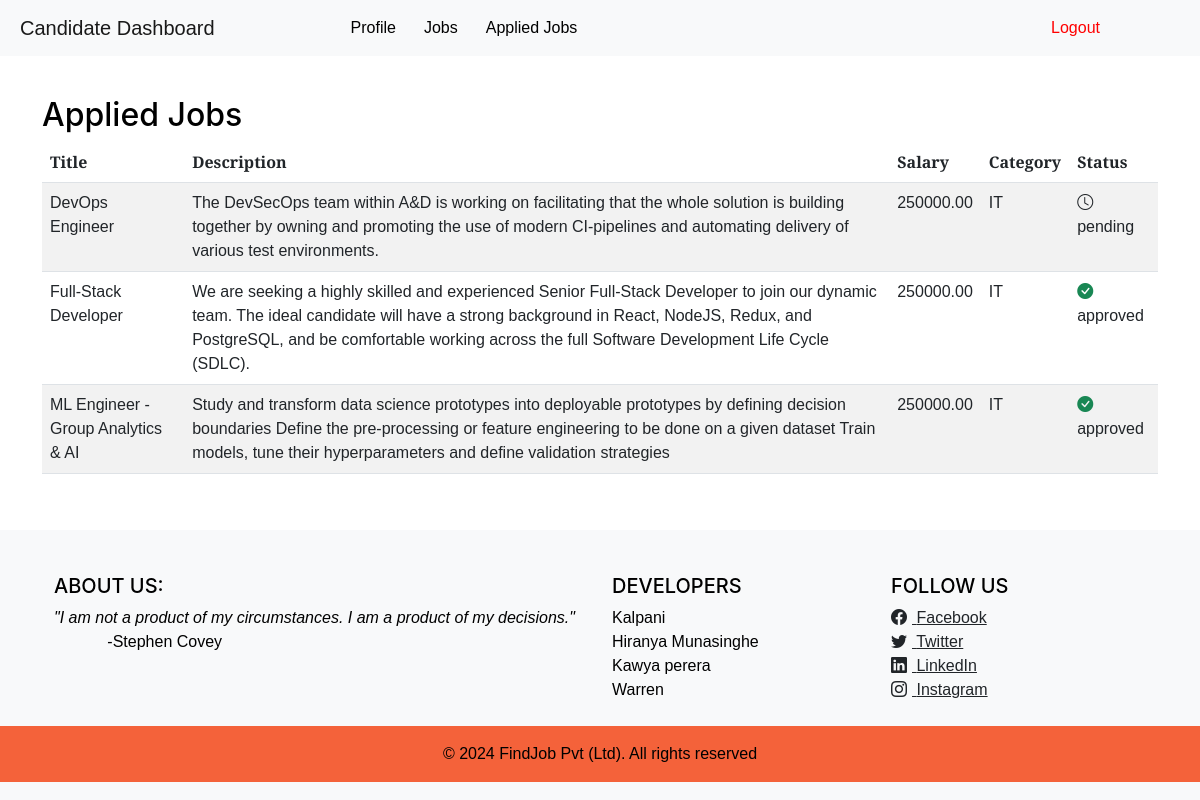
Page /candidate/applied_jobs.php (signed in) on the committed database.
### tables this page shows
CREATE TABLE IF NOT EXISTS `applications` (
  `application_id` int NOT NULL AUTO_INCREMENT,
  `job_id` int NOT NULL,
  `candidate_id` int NOT NULL,
  `date_applied` timestamp NULL DEFAULT CURRENT_TIMESTAMP,
  `status` varchar(20) DEFAULT 'pending',
  PRIMARY KEY (`application_id`),
  KEY `job_id` (`job_id`),
  KEY `candidate_id` (`candidate_id`)
);

CREATE TABLE IF NOT EXISTS `jobs` (
  `job_id` int NOT NULL AUTO_INCREMENT,
  `company_id` int NOT NULL,
  `title` varchar(100) NOT NULL,
  `description` text,
  `requirements` text,
  `salary` decimal(10,2) DEFAULT NULL,
  `category` varchar(50) DEFAULT NULL,
  `date_posted` timestamp NULL DEFAULT CURRENT_TIMESTAMP,
  `location` varchar(100) DEFAULT NULL,
  PRIMARY KEY (`job_id`),
  KEY `company_id` (`company_id`)
);

### includes/functions.php (called while the page is built, shortened)
<?php
function getAppliedJobsForCandidate($user_id) {
    $db = dbConnect();
    $sql = "SELECT j.job_id, j.title, j.description, j.salary, j.category, a.status
            FROM jobs j
            INNER JOIN applications a ON j.job_id = a.job_id
            WHERE a.candidate_id = ?
            ORDER BY a.date_applied DESC";
    $stmt = $db->prepare($sql);
    $stmt->bind_param("i", $user_id);
    $stmt->execute();
    $result = $stmt->get_result();
    $applied_jobs = [];
    while ($row = $result->fetch_assoc()) {
        $applied_jobs[] = $row;
    }
    return $applied_jobs;
}
?>

### candidate/applied_jobs.php (the view, shortened to what this page needs)
<?php
require_once '../includes/functions.php';
$user_id = $_SESSION['user_id'];
$applied_jobs = getAppliedJobsForCandidate($user_id);
?>
<!DOCTYPE html>
<html lang="en">
<head>
    <link rel="stylesheet" href="../assets/index/css/styles.css">
    <link href="https://cdn.jsdelivr.net/npm/bootstrap-icons@1.5.0/font/bootstrap-icons.css" rel="stylesheet" />
    <link href="https://cdnjs.cloudflare.com/ajax/libs/SimpleLightbox/2.1.0/simpleLightbox.min.css" rel="stylesheet" />
    <link href="../assets/index/css/styles.css" rel="stylesheet" />
</head>
<body>
    <?php include '../templates/can_navbar.php'; ?>
    <br><br>
    <div class="container mt-5">
        <main class="flex-shrink-0">
            <h2>Applied Jobs</h2>
            <table class="table table-striped">
                <thead>
                    <tr>
                        <th>Title</th>
                        <th>Description</th>
                        <th>Salary</th>
                        <th>Category</th>
                        <th>Status</th>
                    </tr>
                </thead>
                <tbody>
                    <?php foreach ($applied_jobs as $job): ?>
                        <tr>
                            <td><?php echo htmlspecialchars($job['title']); ?></td>
                            <td><?php echo htmlspecialchars($job['description']); ?></td>
                            <td><?php echo htmlspecialchars($job['salary']); ?></td>
                            <td><?php echo htmlspecialchars($job['category']); ?></td>
                            <td>
                                <?php
                                $status = htmlspecialchars($job['status']);
                                $status_icon = '';
                                switch ($status) {
                                    case 'pending':
                                        $status_icon = '<i class="bi bi-clock"></i>';
                                        break;
                                    case 'approved':
                                        $status_icon = '<i class="bi bi-check-circle-fill text-success"></i>';
                                        break;
                                }
                                echo $status_icon . ' ' . $status;
                                ?>
                            </td>
                        </tr>
                    <?php endforeach; ?>
                </tbody>
            </table>
        </main>
    </div>
    <?php include '../templates/footer.php'; ?>
</body>
</html>

### candidate/applied_jobs.php (style rules this page uses)
html, body { height: 100%; }
body { display: flex; flex-direction: column; font-family: 'Merriweather Sans', sans-serif; color: #000; padding-top: 0; margin: 0; min-height: 100vh; }
main { flex: 1; padding-bottom: 40px; }

### rows in the picture
applications: job.title "DevOps Engineer", job.description "The DevSecOps team within A&D is working on facilitating that the whole solution is building together by owning and promoting the use of modern CI-pipelines and automating delivery of various test environments.", job.salary "250000.00", job.category "IT", status "pending"
applications: job.title "Full-Stack Developer", job.description "We are seeking a highly skilled and experienced Senior Full-Stack Developer to join our dynamic team. The ideal candidate will have a strong background in React, NodeJS, Redux, and PostgreSQL, and be comfortable working across the full Software Development Life Cycle (SDLC).", job.salary "250000.00", job.category "IT", status "approved"
applications: job.title "ML Engineer - Group Analytics & AI", job.description "Study and transform data science prototypes into deployable prototypes by defining decision boundaries Define the pre-processing or feature engineering to be done on a given dataset Train models, tune their hyperparameters and define validation strategies", job.salary "250000.00", job.category "IT", status "approved"
